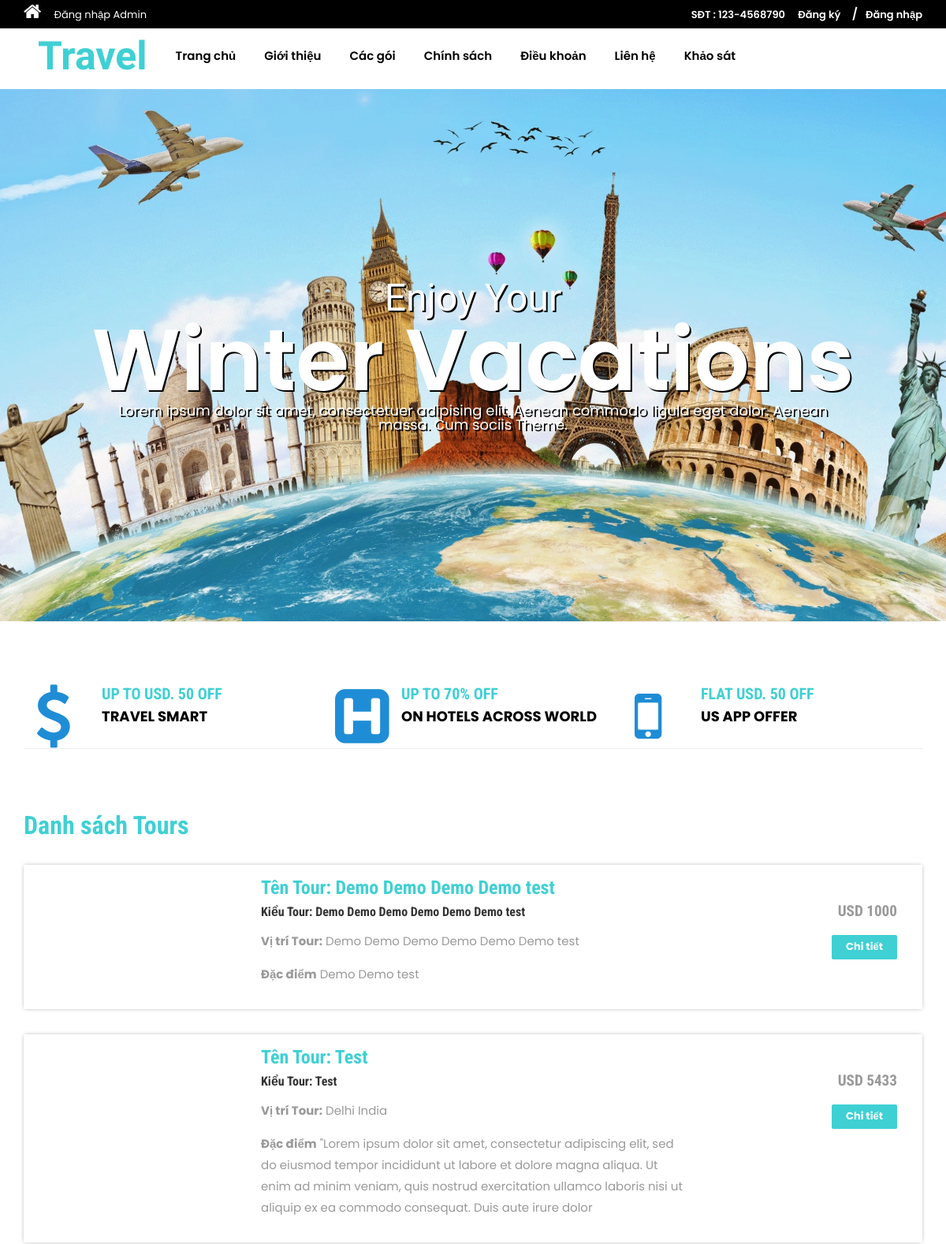
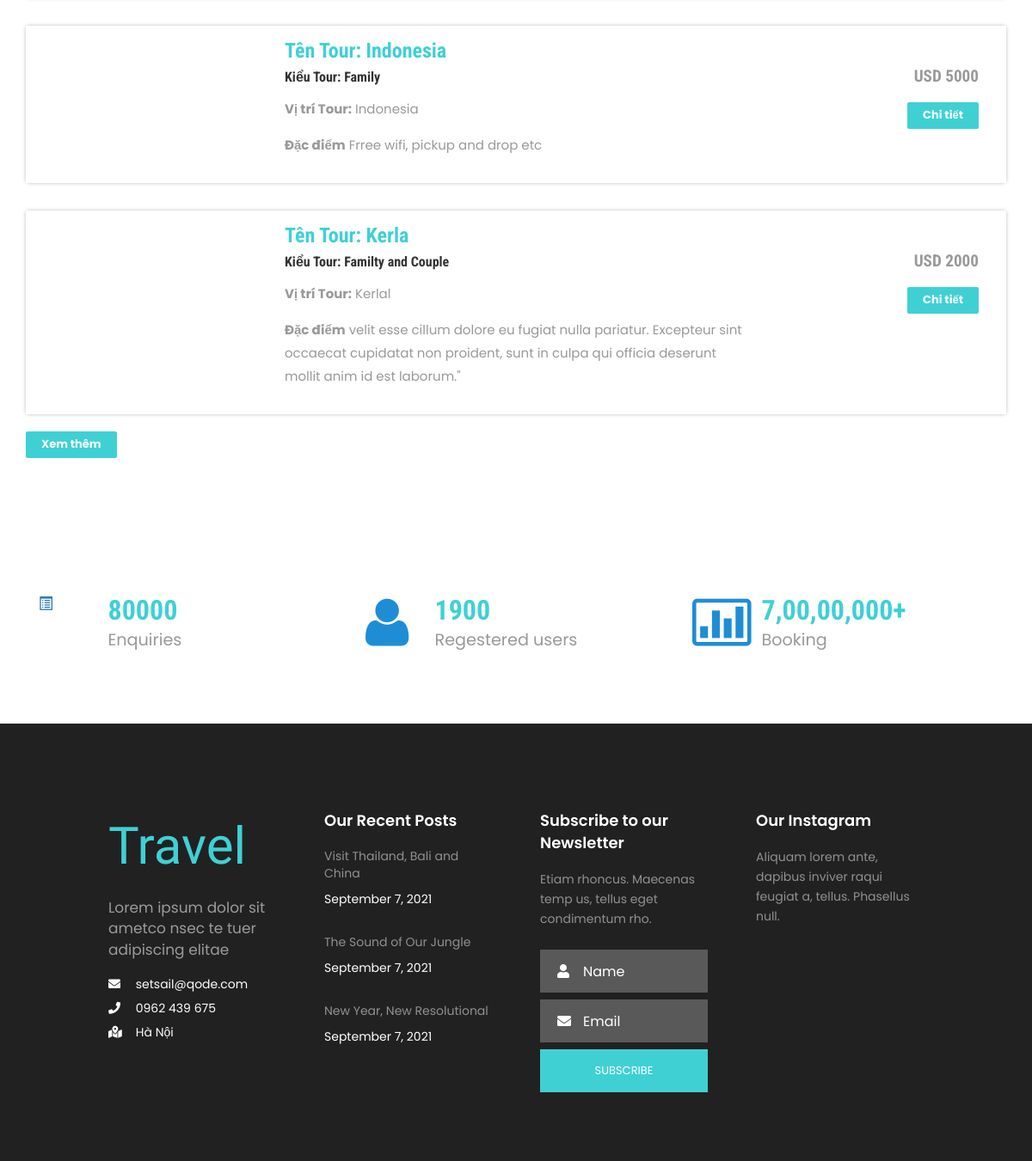
The page / on the database its author committed (2 pictures, top to bottom).
### tables this page shows
CREATE TABLE `tbltourpackages` (
  `PackageId` int(11) NOT NULL,
  `PackageName` varchar(200) DEFAULT NULL,
  `PackageType` varchar(150) DEFAULT NULL,
  `PackageLocation` varchar(100) DEFAULT NULL,
  `PackagePrice` int(11) DEFAULT NULL,
  `PackageFetures` varchar(255) DEFAULT NULL,
  `PackageDetails` mediumtext DEFAULT NULL,
  `PackageImage` varchar(100) DEFAULT NULL,
  `Creationdate` timestamp NULL DEFAULT current_timestamp(),
  `UpdationDate` timestamp NULL DEFAULT NULL ON UPDATE current_timestamp()
);

### index.php (the view, shortened to what this page needs)
<?php
include('includes/config.php');
?>
<!DOCTYPE HTML>
<html>
<head>
    <?php include('includes/import.php');?>
</head>
<body>
    <?php include('includes/header.php');?>
    <?php include('includes/slider.php') ?>
    <div class="container">
        <div class="rupes">
            <div class="col-md-4 rupes-left wow fadeInDown animated animated" data-wow-delay=".5s"
                style="visibility: visible; animation-delay: 0.5s; animation-name: fadeInDown;">
                <div class="rup-left">
                    <a href="offers.html"><i class="fa fa-usd"></i></a>
                </div>
                <div class="rup-rgt">
                    <h3>UP TO USD. 50 OFF</h3>
                    <h4><a href="offers.html">TRAVEL SMART</a></h4>
                </div>
                <div class="clearfix"></div>
            </div>
            <div class="col-md-4 rupes-left wow fadeInDown animated animated" data-wow-delay=".5s"
                style="visibility: visible; animation-delay: 0.5s; animation-name: fadeInDown;">
                <div class="rup-left">
                    <a href="offers.html"><i class="fa fa-h-square"></i></a>
                </div>
                <div class="rup-rgt">
                    <h3>UP TO 70% OFF</h3>
                    <h4><a href="offers.html">ON HOTELS ACROSS WORLD</a></h4>
                </div>
                <div class="clearfix"></div>
            </div>
            <div class="col-md-4 rupes-left wow fadeInDown animated animated" data-wow-delay=".5s"
                style="visibility: visible; animation-delay: 0.5s; animation-name: fadeInDown;">
                <div class="rup-left">
                    <a href="offers.html"><i class="fa fa-mobile"></i></a>
                </div>
                <div class="rup-rgt">
                    <h3>FLAT USD. 50 OFF</h3>
                    <h4><a href="offers.html">US APP OFFER</a></h4>
                </div>
                <div class="clearfix"></div>
            </div>
        </div>
    </div>
    <div class="container">
        <div class="holiday">
            <h3>Danh sách Tours</h3>
            <?php $sql = "SELECT * from tbltourpackages order by rand() limit 4";
            $query = $dbh->prepare($sql);
            $query->execute();
            $results=$query->fetchAll(PDO::FETCH_OBJ);
            if($query->rowCount() > 0)
            {
            foreach($results as $result)
            {	?>
            <div class="rom-btm">
                <div class="col-md-3 room-left wow fadeInLeft animated" data-wow-delay=".5s">
                </div>
                <div class="col-md-6 room-midle wow fadeInUp animated" data-wow-delay=".5s">
                    <h4>Tên Tour: <?php echo htmlentities($result->PackageName);?></h4>
                    <h6>Kiểu Tour: <?php echo htmlentities($result->PackageType);?></h6>
                    <p><b>Vị trí Tour:</b> <?php echo htmlentities($result->PackageLocation);?></p>
                    <p><b>Đặc điểm</b> <?php echo htmlentities($result->PackageFetures);?></p>
                </div>
                <div class="col-md-3 room-right wow fadeInRight animated" data-wow-delay=".5s">
                    <h5>USD <?php echo htmlentities($result->PackagePrice);?></h5>
                    <a href="package-details.php?pkgid=<?php echo htmlentities($result->PackageId);?>" class="view">Chi
                        tiết</a>
                </div>
                <div class="clearfix"></div>
            </div>
            <?php }} ?>
            <div><a href="package-list.php" class="view">Xem thêm</a></div>
        </div>
    </div>
    <div class="routes">
        <div class="container">
            <div class="col-md-4 routes-left wow fadeInRight animated" data-wow-delay=".5s">
                <div class="rou-left">
                    <a href="#"><i class="glyphicon glyphicon-list-alt"></i></a>
                </div>
                <div class="rou-rgt wow fadeInDown animated" data-wow-delay=".5s">
                    <h3>80000</h3>
                    <p>Enquiries</p>
                </div>
                <div class="clearfix"></div>
            </div>
            <div class="col-md-4 routes-left">
                <div class="rou-left">
                    <a href="#"><i class="fa fa-user"></i></a>
                </div>
                <div class="rou-rgt">
                    <h3>1900</h3>
                    <p>Regestered users</p>
                </div>
                <div class="clearfix"></div>
            </div>
            <div class="col-md-4 routes-left wow fadeInRight animated" data-wow-delay=".5s">
                <div class="rou-left">
                    <a href="#"><i class="fa fa-ticket"></i></a>
                </div>
                <div class="rou-rgt">
                    <h3>7,00,00,000+</h3>
                    <p>Booking</p>
                </div>
                <div class="clearfix"></div>
            </div>
            <div class="clearfix"></div>
        </div>
    </div>
    <?php include('includes/footer.php');?>
</body>
</html>

### css/style.css (style rules this page uses)
html, body { font-size: 100%; background: var(--white-color); font-family: 'Open Sans', sans-serif; }
body a,.grid_1,plan_1,plan_1.one,plan_1.two,i.icon1, i.icon2, i.icon3, i.icon4, i.icon5, i.icon6 { transition:0.5s all; -webkit-transition:0.5s all; -moz-transition:0.5s all; -o-transition:0.5s all; -ms-transition:0.5s all; }
h1,h2,h3,h4,h5,h6 { margin:0; font-family: 'Roboto Condensed', sans-serif; }
p { margin:0; }
.rup-left { float: left; width: 24%; }
.rup-rgt { float: left; width: 76%; }
.rupes { padding: 5em 0; border-top: 1px solid rgba(236, 236, 236, 0.9); border-bottom: 1px solid rgba(236, 236, 236, 0.9); }
i.fa.fa-usd { font-size: 5em; color: #1f8dd6; }
i.fa.fa-h-square { font-size: 5em; color: #1f8dd6; }
i.fa.fa-mobile { font-size:5em; color: #1f8dd6; }
.rupes h3 { font-size: 20px; color: var(--primary-color) !important; font-weight: 700; }
.rupes h4 { font-size: 18px; margin: 8px 0; font-weight: 700; }
.rupes h4 a { color: #000000; }
.rup-left a { display: inline-block; }
.routes { padding: 5em 0; }
.rou-left { float: left; width: 23%; }
.rou-rgt { float: left; width: 70%; }
i.fa.fa-truck,i.fa.fa-user,i.fa.fa-ticket { font-size: 4em; color:#1f8dd6; }
.routes h3 { font-size: 2em; font-weight: 700; color: var(--primary-color) !important; }
.routes p { font-size: 1.2em; color: #999; line-height: 1.8em; }
.holiday { padding: 5em 0; }
.holiday h3 { font-size: 2em; font-weight: 700; color: var(--primary-color) !important; }
.holiday p { font-size: 1.2em; line-height: 1.8em; margin: 1em 0; color: #999; }
a.view { padding: 6px 18px; font-weight: 700; color: var(--white-color); background-color: var(--primary-color) !important; border: 0; font-size: 13px; border-radius: 2px; -webkit-transition: all .2s; -moz-transition: all .2s; transition: all .2s; margin-top: 20px; display: inline-block; }
.rom-btm { margin-top: 2em; box-shadow: 0px 0px 5px -1px rgba(0, 0, 0, 0.37); }
.rom-btm h4 { font-size: 1.5em; font-weight: 700; color: var(--primary-color) !important; }
.rom-btm p { font-size: 15px; color: #999; }
.rom-btm h6 { font-size: 1em; font-weight: 700; margin: 0.5em 0; }
.room-right { text-align: right; padding: 3em 2em; }
.room-midle { padding: 1em; }
.rom-btm h5 { font-size: 1.2em; font-weight: 700; color: #999; }
.glyphicon { position: relative; top: 1px; display: inline-block; font-family: 'Glyphicons Halflings'; font-style: normal; font-weight: normal; line-height: 1; -webkit-font-smoothing: antialiased; -moz-osx-font-smoothing: grayscale; }

### css/base.css (style rules this page uses)
:root { --primary-color: #3fd0d4; --black-color: #000; --white-color: #fff; }
* { padding: 0; margin: 0; border: 0; box-sizing: border-box; font-family: 'Poppins', sans-serif; }
a { text-decoration: none; }
body { margin: 0; }

### rows shown on the page
tbltourpackages: PackageName "Demo Demo Demo Demo test", PackageType "Demo Demo Demo Demo Demo Demo test", PackageLocation "Demo Demo Demo Demo Demo Demo test", PackageFetures "Demo Demo test", PackagePrice "1000"
tbltourpackages: PackageName "Test", PackageType "Test", PackageLocation "Delhi India", PackageFetures "\"Lorem ipsum dolor sit amet, consectetur adipiscing elit, sed do eiusmod tempor incididunt ut labore et dolore magna aliqua. Ut enim ad minim veniam, quis nostrud exercitation ullamco laboris nisi ut aliquip ex ea commodo consequat. Duis aute irure dolor", PackagePrice "5433"
tbltourpackages: PackageName "Indonesia", PackageType "Family", PackageLocation "Indonesia", PackageFetures "Frree wifi, pickup and drop etc", PackagePrice "5000"
tbltourpackages: PackageName "Kerla", PackageType "Familty and Couple", PackageLocation "Kerlal", PackageFetures "velit esse cillum dolore eu fugiat nulla pariatur. Excepteur sint occaecat cupidatat non proident, sunt in culpa qui officia deserunt mollit anim id est laborum.\"", PackagePrice "2000"
